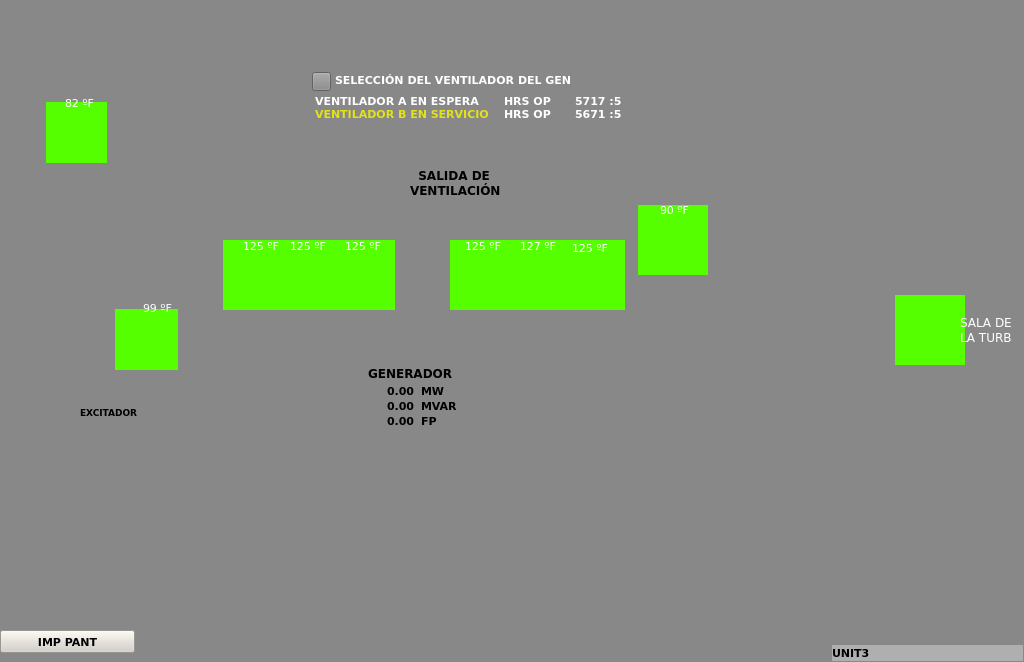
<?xml version="1.0" encoding="UTF-8"?>
<ui version="4.0">
 <class>B11</class>
 <widget class="QWidget" name="B11">
  <property name="geometry">
   <rect>
    <x>0</x>
    <y>0</y>
    <width>1024</width>
    <height>662</height>
   </rect>
  </property>
  <property name="minimumSize">
   <size>
    <width>1024</width>
    <height>662</height>
   </size>
  </property>
  <property name="maximumSize">
   <size>
    <width>1024</width>
    <height>662</height>
   </size>
  </property>
  <property name="windowTitle">
   <string>B11</string>
  </property>
  <property name="styleSheet">
   <string notr="true">background-color: rgb(136, 136, 136);</string>
  </property>
  <widget class="QLabel" name="lbIMGFondo">
   <property name="geometry">
    <rect>
     <x>0</x>
     <y>0</y>
     <width>1024</width>
     <height>662</height>
    </rect>
   </property>
   <property name="text">
    <string/>
   </property>
   <property name="pixmap">
    <pixmap resource="../Resources.qrc">:/Resources/PNG/B11.png</pixmap>
   </property>
   <property name="scaledContents">
    <bool>false</bool>
   </property>
  </widget>
  <widget class="AWMultiObject" name="WAgitadorMOT_1">
   <property name="geometry">
    <rect>
     <x>705</x>
     <y>66</y>
     <width>61</width>
     <height>91</height>
    </rect>
   </property>
   <property name="ElementType">
    <enum>AWMultiObject::AGITADOR</enum>
   </property>
   <property name="OffColor">
    <enum>AWMultiObject::Green</enum>
   </property>
  </widget>
  <widget class="AWMultiObject" name="WAgitadorMOT_2">
   <property name="geometry">
    <rect>
     <x>775</x>
     <y>66</y>
     <width>61</width>
     <height>91</height>
    </rect>
   </property>
   <property name="ElementType">
    <enum>AWMultiObject::AGITADOR</enum>
   </property>
   <property name="OffColor">
    <enum>AWMultiObject::Green</enum>
   </property>
  </widget>
  <widget class="AWAnalogicLevel" name="WMarco">
   <property name="geometry">
    <rect>
     <x>305</x>
     <y>70</y>
     <width>331</width>
     <height>58</height>
    </rect>
   </property>
  </widget>
  <widget class="AInstrumentIndicator" name="WIndicatorTE_24">
   <property name="geometry">
    <rect>
     <x>325</x>
     <y>240</y>
     <width>70</width>
     <height>70</height>
    </rect>
   </property>
   <property name="styleSheet">
    <string notr="true">background-color: rgb(85, 255, 0);</string>
   </property>
   <property name="Orientation">
    <enum>AWMultEstateWidget::Degree90</enum>
   </property>
   <property name="UpLabel" stdset="0">
    <string>TE</string>
   </property>
   <property name="DownLabel" stdset="0">
    <string>64 24</string>
   </property>
   <property name="LineAngle" stdset="0">
    <double>0.000000000000000</double>
   </property>
   <property name="Value" stdset="0">
    <number>2</number>
   </property>
  </widget>
  <widget class="AInstrumentIndicator" name="WIndicatorTE_23">
   <property name="geometry">
    <rect>
     <x>450</x>
     <y>240</y>
     <width>70</width>
     <height>70</height>
    </rect>
   </property>
   <property name="styleSheet">
    <string notr="true">background-color: rgb(85, 255, 0);</string>
   </property>
   <property name="Orientation">
    <enum>AWMultEstateWidget::Degree90</enum>
   </property>
   <property name="UpLabel" stdset="0">
    <string>TE</string>
   </property>
   <property name="DownLabel" stdset="0">
    <string>64 23</string>
   </property>
   <property name="LineAngle" stdset="0">
    <double>0.000000000000000</double>
   </property>
   <property name="Value" stdset="0">
    <number>2</number>
   </property>
  </widget>
  <widget class="AInstrumentIndicator" name="WIndicatorTE_22">
   <property name="geometry">
    <rect>
     <x>500</x>
     <y>240</y>
     <width>70</width>
     <height>70</height>
    </rect>
   </property>
   <property name="styleSheet">
    <string notr="true">background-color: rgb(85, 255, 0);</string>
   </property>
   <property name="Orientation">
    <enum>AWMultEstateWidget::Degree90</enum>
   </property>
   <property name="UpLabel" stdset="0">
    <string>TE</string>
   </property>
   <property name="DownLabel" stdset="0">
    <string>64 22</string>
   </property>
   <property name="LineAngle" stdset="0">
    <double>0.000000000000000</double>
   </property>
   <property name="Value" stdset="0">
    <number>2</number>
   </property>
  </widget>
  <widget class="AInstrumentIndicator" name="WIndicatorTE_21">
   <property name="geometry">
    <rect>
     <x>555</x>
     <y>240</y>
     <width>70</width>
     <height>70</height>
    </rect>
   </property>
   <property name="styleSheet">
    <string notr="true">background-color: rgb(85, 255, 0);</string>
   </property>
   <property name="Orientation">
    <enum>AWMultEstateWidget::Degree90</enum>
   </property>
   <property name="UpLabel" stdset="0">
    <string>TE</string>
   </property>
   <property name="DownLabel" stdset="0">
    <string>64 21</string>
   </property>
   <property name="LineAngle" stdset="0">
    <double>0.000000000000000</double>
   </property>
   <property name="Value" stdset="0">
    <number>2</number>
   </property>
  </widget>
  <widget class="AInstrumentIndicator" name="WIndicatorTE_25">
   <property name="geometry">
    <rect>
     <x>274</x>
     <y>240</y>
     <width>70</width>
     <height>70</height>
    </rect>
   </property>
   <property name="styleSheet">
    <string notr="true">background-color: rgb(85, 255, 0);</string>
   </property>
   <property name="Orientation">
    <enum>AWMultEstateWidget::Degree90</enum>
   </property>
   <property name="UpLabel" stdset="0">
    <string>TE</string>
   </property>
   <property name="DownLabel" stdset="0">
    <string>64 25</string>
   </property>
   <property name="LineAngle" stdset="0">
    <double>0.000000000000000</double>
   </property>
   <property name="Value" stdset="0">
    <number>2</number>
   </property>
  </widget>
  <widget class="AInstrumentIndicator" name="WIndicatorTE_26">
   <property name="geometry">
    <rect>
     <x>223</x>
     <y>240</y>
     <width>70</width>
     <height>70</height>
    </rect>
   </property>
   <property name="styleSheet">
    <string notr="true">background-color: rgb(85, 255, 0);</string>
   </property>
   <property name="Orientation">
    <enum>AWMultEstateWidget::Degree90</enum>
   </property>
   <property name="UpLabel" stdset="0">
    <string>TE</string>
   </property>
   <property name="DownLabel" stdset="0">
    <string>64 26</string>
   </property>
   <property name="LineAngle" stdset="0">
    <double>0.000000000000000</double>
   </property>
   <property name="Value" stdset="0">
    <number>2</number>
   </property>
  </widget>
  <widget class="AInstrumentIndicator" name="WIndicatorTE_30">
   <property name="geometry">
    <rect>
     <x>638</x>
     <y>205</y>
     <width>70</width>
     <height>70</height>
    </rect>
   </property>
   <property name="styleSheet">
    <string notr="true">background-color: rgb(85, 255, 0);</string>
   </property>
   <property name="Orientation">
    <enum>AWMultEstateWidget::Degree180</enum>
   </property>
   <property name="UpLabel" stdset="0">
    <string>TE</string>
   </property>
   <property name="DownLabel" stdset="0">
    <string>64 30</string>
   </property>
   <property name="LineAngle" stdset="0">
    <double>0.000000000000000</double>
   </property>
   <property name="Value" stdset="0">
    <number>2</number>
   </property>
  </widget>
  <widget class="AInstrumentIndicator" name="WIndicadorMOT_13">
   <property name="geometry">
    <rect>
     <x>640</x>
     <y>75</y>
     <width>71</width>
     <height>61</height>
    </rect>
   </property>
   <property name="UpLabel" stdset="0">
    <string>MOT</string>
   </property>
   <property name="DownLabel" stdset="0">
    <string>64 13</string>
   </property>
   <property name="Value" stdset="0">
    <number>3</number>
   </property>
  </widget>
  <widget class="AInstrumentIndicator" name="WIndicadorMOT_16">
   <property name="geometry">
    <rect>
     <x>825</x>
     <y>74</y>
     <width>71</width>
     <height>61</height>
    </rect>
   </property>
   <property name="Orientation">
    <enum>AWMultEstateWidget::Degree180</enum>
   </property>
   <property name="UpLabel" stdset="0">
    <string>MOT</string>
   </property>
   <property name="DownLabel" stdset="0">
    <string>64 16</string>
   </property>
   <property name="Value" stdset="0">
    <number>3</number>
   </property>
  </widget>
  <widget class="AInstrumentIndicator" name="WIndicadorFSL_10">
   <property name="geometry">
    <rect>
     <x>825</x>
     <y>118</y>
     <width>71</width>
     <height>61</height>
    </rect>
   </property>
   <property name="Orientation">
    <enum>AWMultEstateWidget::Degree180</enum>
   </property>
   <property name="UpLabel" stdset="0">
    <string>FSL</string>
   </property>
   <property name="DownLabel" stdset="0">
    <string>64 10</string>
   </property>
   <property name="Value" stdset="0">
    <number>2</number>
   </property>
  </widget>
  <widget class="AInstrumentIndicator" name="WIndicadorFSL_09">
   <property name="geometry">
    <rect>
     <x>640</x>
     <y>118</y>
     <width>71</width>
     <height>61</height>
    </rect>
   </property>
   <property name="Orientation">
    <enum>AWMultEstateWidget::Degree0</enum>
   </property>
   <property name="UpLabel" stdset="0">
    <string>FSL</string>
   </property>
   <property name="DownLabel" stdset="0">
    <string>6409</string>
   </property>
   <property name="Value" stdset="0">
    <number>2</number>
   </property>
  </widget>
  <widget class="QPushButton" name="btnVenGEN">
   <property name="geometry">
    <rect>
     <x>312</x>
     <y>72</y>
     <width>19</width>
     <height>19</height>
    </rect>
   </property>
   <property name="text">
    <string/>
   </property>
  </widget>
  <widget class="QLabel" name="lbVenGEN">
   <property name="geometry">
    <rect>
     <x>335</x>
     <y>72</y>
     <width>270</width>
     <height>17</height>
    </rect>
   </property>
   <property name="font">
    <font>
     <family>Verdana</family>
     <pointsize>8</pointsize>
     <weight>75</weight>
     <bold>true</bold>
    </font>
   </property>
   <property name="styleSheet">
    <string notr="true">color: rgb(255, 255, 255);
background-color: rgba(255, 255, 255, 0);</string>
   </property>
   <property name="text">
    <string>&lt;!DOCTYPE HTML PUBLIC &quot;-//W3C//DTD HTML 4.0//EN&quot; &quot;http://www.w3.org/TR/REC-html40/strict.dtd&quot;&gt;
&lt;html&gt;&lt;head&gt;&lt;meta name=&quot;qrichtext&quot; content=&quot;1&quot; /&gt;&lt;style type=&quot;text/css&quot;&gt;
p, li { white-space: pre-wrap; }
&lt;/style&gt;&lt;/head&gt;&lt;body style=&quot; font-family:'Verdana'; font-size:8pt; font-weight:600; font-style:normal;&quot;&gt;
&lt;p style=&quot; margin-top:0px; margin-bottom:0px; margin-left:0px; margin-right:0px; -qt-block-indent:0; text-indent:0px;&quot;&gt;&lt;span style=&quot; color:#ffffff;&quot;&gt;SELECCIÓN DEL VENTILADOR DEL GEN&lt;/span&gt;&lt;/p&gt;&lt;/body&gt;&lt;/html&gt;</string>
   </property>
  </widget>
  <widget class="QLabel" name="lbVenESP_1">
   <property name="geometry">
    <rect>
     <x>315</x>
     <y>93</y>
     <width>175</width>
     <height>17</height>
    </rect>
   </property>
   <property name="font">
    <font>
     <family>Verdana</family>
     <pointsize>8</pointsize>
     <weight>75</weight>
     <bold>true</bold>
    </font>
   </property>
   <property name="styleSheet">
    <string notr="true">color: rgba(0, 0, 0, 0);
background-color: rgba(255, 255, 255, 0);</string>
   </property>
   <property name="text">
    <string>&lt;!DOCTYPE HTML PUBLIC &quot;-//W3C//DTD HTML 4.0//EN&quot; &quot;http://www.w3.org/TR/REC-html40/strict.dtd&quot;&gt;
&lt;html&gt;&lt;head&gt;&lt;meta name=&quot;qrichtext&quot; content=&quot;1&quot; /&gt;&lt;style type=&quot;text/css&quot;&gt;
p, li { white-space: pre-wrap; }
&lt;/style&gt;&lt;/head&gt;&lt;body style=&quot; font-family:'Verdana'; font-size:8pt; font-weight:600; font-style:normal;&quot;&gt;
&lt;p style=&quot; margin-top:0px; margin-bottom:0px; margin-left:0px; margin-right:0px; -qt-block-indent:0; text-indent:0px;&quot;&gt;&lt;span style=&quot; color:#ffffff;&quot;&gt;VENTILADOR A EN ESPERA&lt;/span&gt;&lt;/p&gt;&lt;/body&gt;&lt;/html&gt;</string>
   </property>
  </widget>
  <widget class="QLabel" name="lbVenSER_1">
   <property name="geometry">
    <rect>
     <x>315</x>
     <y>106</y>
     <width>181</width>
     <height>17</height>
    </rect>
   </property>
   <property name="font">
    <font>
     <family>Verdana</family>
     <pointsize>8</pointsize>
     <weight>75</weight>
     <bold>true</bold>
    </font>
   </property>
   <property name="styleSheet">
    <string notr="true">background-color: rgba(255, 255, 255, 0);</string>
   </property>
   <property name="text">
    <string>&lt;!DOCTYPE HTML PUBLIC &quot;-//W3C//DTD HTML 4.0//EN&quot; &quot;http://www.w3.org/TR/REC-html40/strict.dtd&quot;&gt;
&lt;html&gt;&lt;head&gt;&lt;meta name=&quot;qrichtext&quot; content=&quot;1&quot; /&gt;&lt;style type=&quot;text/css&quot;&gt;
p, li { white-space: pre-wrap; }
&lt;/style&gt;&lt;/head&gt;&lt;body style=&quot; font-family:'Verdana'; font-size:8pt; font-weight:600; font-style:normal;&quot;&gt;
&lt;p style=&quot; margin-top:0px; margin-bottom:0px; margin-left:0px; margin-right:0px; -qt-block-indent:0; text-indent:0px;&quot;&gt;&lt;span style=&quot; color:#e2e21a;&quot;&gt;VENTILADOR B EN SERVICIO&lt;/span&gt;&lt;/p&gt;&lt;/body&gt;&lt;/html&gt;</string>
   </property>
  </widget>
  <widget class="QLabel" name="lbVen_1">
   <property name="geometry">
    <rect>
     <x>504</x>
     <y>93</y>
     <width>50</width>
     <height>17</height>
    </rect>
   </property>
   <property name="font">
    <font>
     <family>Verdana</family>
     <pointsize>8</pointsize>
     <weight>75</weight>
     <bold>true</bold>
    </font>
   </property>
   <property name="styleSheet">
    <string notr="true">background-color: rgba(255, 255, 255, 0);</string>
   </property>
   <property name="text">
    <string>&lt;!DOCTYPE HTML PUBLIC &quot;-//W3C//DTD HTML 4.0//EN&quot; &quot;http://www.w3.org/TR/REC-html40/strict.dtd&quot;&gt;
&lt;html&gt;&lt;head&gt;&lt;meta name=&quot;qrichtext&quot; content=&quot;1&quot; /&gt;&lt;style type=&quot;text/css&quot;&gt;
p, li { white-space: pre-wrap; }
&lt;/style&gt;&lt;/head&gt;&lt;body style=&quot; font-family:'Verdana'; font-size:8pt; font-weight:600; font-style:normal;&quot;&gt;
&lt;p style=&quot; margin-top:0px; margin-bottom:0px; margin-left:0px; margin-right:0px; -qt-block-indent:0; text-indent:0px;&quot;&gt;&lt;span style=&quot; color:#ffffff;&quot;&gt;HRS OP&lt;/span&gt;&lt;/p&gt;&lt;/body&gt;&lt;/html&gt;</string>
   </property>
  </widget>
  <widget class="QLabel" name="lbSER_1">
   <property name="geometry">
    <rect>
     <x>504</x>
     <y>106</y>
     <width>50</width>
     <height>17</height>
    </rect>
   </property>
   <property name="font">
    <font>
     <family>Verdana</family>
     <pointsize>8</pointsize>
     <weight>75</weight>
     <bold>true</bold>
    </font>
   </property>
   <property name="styleSheet">
    <string notr="true">background-color: rgba(255, 255, 255, 0);</string>
   </property>
   <property name="text">
    <string>&lt;!DOCTYPE HTML PUBLIC &quot;-//W3C//DTD HTML 4.0//EN&quot; &quot;http://www.w3.org/TR/REC-html40/strict.dtd&quot;&gt;
&lt;html&gt;&lt;head&gt;&lt;meta name=&quot;qrichtext&quot; content=&quot;1&quot; /&gt;&lt;style type=&quot;text/css&quot;&gt;
p, li { white-space: pre-wrap; }
&lt;/style&gt;&lt;/head&gt;&lt;body style=&quot; font-family:'Verdana'; font-size:8pt; font-weight:600; font-style:normal;&quot;&gt;
&lt;p style=&quot; margin-top:0px; margin-bottom:0px; margin-left:0px; margin-right:0px; -qt-block-indent:0; text-indent:0px;&quot;&gt;&lt;span style=&quot; color:#ffffff;&quot;&gt;HRS OP&lt;/span&gt;&lt;/p&gt;&lt;/body&gt;&lt;/html&gt;</string>
   </property>
  </widget>
  <widget class="QLabel" name="lbVenU_2">
   <property name="geometry">
    <rect>
     <x>575</x>
     <y>93</y>
     <width>50</width>
     <height>17</height>
    </rect>
   </property>
   <property name="font">
    <font>
     <family>Verdana</family>
     <pointsize>8</pointsize>
     <weight>75</weight>
     <bold>true</bold>
    </font>
   </property>
   <property name="styleSheet">
    <string notr="true">background-color: rgba(255, 255, 255, 0);</string>
   </property>
   <property name="text">
    <string>&lt;!DOCTYPE HTML PUBLIC &quot;-//W3C//DTD HTML 4.0//EN&quot; &quot;http://www.w3.org/TR/REC-html40/strict.dtd&quot;&gt;
&lt;html&gt;&lt;head&gt;&lt;meta name=&quot;qrichtext&quot; content=&quot;1&quot; /&gt;&lt;style type=&quot;text/css&quot;&gt;
p, li { white-space: pre-wrap; }
&lt;/style&gt;&lt;/head&gt;&lt;body style=&quot; font-family:'Verdana'; font-size:8pt; font-weight:600; font-style:normal;&quot;&gt;
&lt;p style=&quot; margin-top:0px; margin-bottom:0px; margin-left:0px; margin-right:0px; -qt-block-indent:0; text-indent:0px;&quot;&gt;&lt;span style=&quot; color:#ffffff;&quot;&gt;5717 :5&lt;/span&gt;&lt;/p&gt;&lt;/body&gt;&lt;/html&gt;</string>
   </property>
  </widget>
  <widget class="QLabel" name="lbSERU_1">
   <property name="geometry">
    <rect>
     <x>575</x>
     <y>106</y>
     <width>55</width>
     <height>17</height>
    </rect>
   </property>
   <property name="font">
    <font>
     <family>Verdana</family>
     <pointsize>8</pointsize>
     <weight>75</weight>
     <bold>true</bold>
    </font>
   </property>
   <property name="styleSheet">
    <string notr="true">background-color: rgba(255, 255, 255, 0);</string>
   </property>
   <property name="text">
    <string>&lt;!DOCTYPE HTML PUBLIC &quot;-//W3C//DTD HTML 4.0//EN&quot; &quot;http://www.w3.org/TR/REC-html40/strict.dtd&quot;&gt;
&lt;html&gt;&lt;head&gt;&lt;meta name=&quot;qrichtext&quot; content=&quot;1&quot; /&gt;&lt;style type=&quot;text/css&quot;&gt;
p, li { white-space: pre-wrap; }
&lt;/style&gt;&lt;/head&gt;&lt;body style=&quot; font-family:'Verdana'; font-size:8pt; font-weight:600; font-style:normal;&quot;&gt;
&lt;p style=&quot; margin-top:0px; margin-bottom:0px; margin-left:0px; margin-right:0px; -qt-block-indent:0; text-indent:0px;&quot;&gt;&lt;span style=&quot; color:#ffffff;&quot;&gt;5671 :5&lt;/span&gt;&lt;/p&gt;&lt;/body&gt;&lt;/html&gt;</string>
   </property>
  </widget>
  <widget class="AInstrumentIndicator" name="WIndicatorPDSL_07">
   <property name="geometry">
    <rect>
     <x>895</x>
     <y>295</y>
     <width>70</width>
     <height>70</height>
    </rect>
   </property>
   <property name="styleSheet">
    <string notr="true">background-color: rgb(85, 255, 0);</string>
   </property>
   <property name="Orientation">
    <enum>AWMultEstateWidget::Degree180</enum>
   </property>
   <property name="UpLabel" stdset="0">
    <string>PDSL</string>
   </property>
   <property name="DownLabel" stdset="0">
    <string>64 07</string>
   </property>
   <property name="LineAngle" stdset="0">
    <double>0.000000000000000</double>
   </property>
   <property name="Value" stdset="0">
    <number>2</number>
   </property>
  </widget>
  <widget class="AInstrumentIndicator" name="WIndicadorHE_50">
   <property name="geometry">
    <rect>
     <x>670</x>
     <y>500</y>
     <width>71</width>
     <height>61</height>
    </rect>
   </property>
   <property name="Orientation">
    <enum>AWMultEstateWidget::Degree180</enum>
   </property>
   <property name="UpLabel" stdset="0">
    <string>HE</string>
   </property>
   <property name="DownLabel" stdset="0">
    <string>64050</string>
   </property>
   <property name="Value" stdset="0">
    <number>3</number>
   </property>
  </widget>
  <widget class="AInstrumentIndicator" name="WIndicadorHE_3">
   <property name="geometry">
    <rect>
     <x>935</x>
     <y>502</y>
     <width>71</width>
     <height>61</height>
    </rect>
   </property>
   <property name="Orientation">
    <enum>AWMultEstateWidget::Degree180</enum>
   </property>
   <property name="UpLabel" stdset="0">
    <string>HE</string>
   </property>
   <property name="DownLabel" stdset="0">
    <string>6892/3</string>
   </property>
   <property name="Value" stdset="0">
    <number>3</number>
   </property>
  </widget>
  <widget class="AInstrumentIndicator" name="WIndicatorTE_31">
   <property name="geometry">
    <rect>
     <x>115</x>
     <y>309</y>
     <width>63</width>
     <height>61</height>
    </rect>
   </property>
   <property name="styleSheet">
    <string notr="true">background-color: rgb(85, 255, 0);</string>
   </property>
   <property name="Orientation">
    <enum>AWMultEstateWidget::Degree0</enum>
   </property>
   <property name="UpLabel" stdset="0">
    <string>TE</string>
   </property>
   <property name="DownLabel" stdset="0">
    <string>6431</string>
   </property>
   <property name="LineAngle" stdset="0">
    <double>0.000000000000000</double>
   </property>
   <property name="Value" stdset="0">
    <number>2</number>
   </property>
  </widget>
  <widget class="AInstrumentIndicator" name="WIndicadorHE_51">
   <property name="geometry">
    <rect>
     <x>18</x>
     <y>403</y>
     <width>71</width>
     <height>61</height>
    </rect>
   </property>
   <property name="UpLabel" stdset="0">
    <string>HE</string>
   </property>
   <property name="DownLabel" stdset="0">
    <string>64051</string>
   </property>
   <property name="Value" stdset="0">
    <number>3</number>
   </property>
  </widget>
  <widget class="AInstrumentIndicator" name="WIndicatorTE_2">
   <property name="geometry">
    <rect>
     <x>46</x>
     <y>102</y>
     <width>61</width>
     <height>61</height>
    </rect>
   </property>
   <property name="styleSheet">
    <string notr="true">background-color: rgb(85, 255, 0);</string>
   </property>
   <property name="Orientation">
    <enum>AWMultEstateWidget::Degree90</enum>
   </property>
   <property name="UpLabel" stdset="0">
    <string>TE</string>
   </property>
   <property name="DownLabel" stdset="0">
    <string>6402</string>
   </property>
   <property name="LineAngle" stdset="0">
    <double>0.000000000000000</double>
   </property>
   <property name="Value" stdset="0">
    <number>2</number>
   </property>
  </widget>
  <widget class="QLabel" name="lbGen_1">
   <property name="geometry">
    <rect>
     <x>387</x>
     <y>383</y>
     <width>31</width>
     <height>16</height>
    </rect>
   </property>
   <property name="font">
    <font>
     <family>Verdana</family>
     <pointsize>8</pointsize>
     <weight>75</weight>
     <bold>true</bold>
    </font>
   </property>
   <property name="styleSheet">
    <string notr="true">background-color: rgb(221, 221, 221,0);</string>
   </property>
   <property name="text">
    <string>0.00</string>
   </property>
  </widget>
  <widget class="QLabel" name="lbGenT">
   <property name="geometry">
    <rect>
     <x>368</x>
     <y>365</y>
     <width>91</width>
     <height>16</height>
    </rect>
   </property>
   <property name="font">
    <font>
     <family>Verdana</family>
     <pointsize>9</pointsize>
     <weight>75</weight>
     <bold>true</bold>
    </font>
   </property>
   <property name="styleSheet">
    <string notr="true">background-color: rgb(221, 221, 0,0);</string>
   </property>
   <property name="text">
    <string>GENERADOR</string>
   </property>
  </widget>
  <widget class="QLabel" name="lbGen_2">
   <property name="geometry">
    <rect>
     <x>387</x>
     <y>398</y>
     <width>31</width>
     <height>16</height>
    </rect>
   </property>
   <property name="font">
    <font>
     <family>Verdana</family>
     <pointsize>8</pointsize>
     <weight>75</weight>
     <bold>true</bold>
    </font>
   </property>
   <property name="styleSheet">
    <string notr="true">background-color: rgb(221, 221, 221,0);</string>
   </property>
   <property name="text">
    <string>0.00</string>
   </property>
  </widget>
  <widget class="QLabel" name="lbGen_3">
   <property name="geometry">
    <rect>
     <x>387</x>
     <y>413</y>
     <width>31</width>
     <height>16</height>
    </rect>
   </property>
   <property name="font">
    <font>
     <family>Verdana</family>
     <pointsize>8</pointsize>
     <weight>75</weight>
     <bold>true</bold>
    </font>
   </property>
   <property name="styleSheet">
    <string notr="true">background-color: rgb(221, 221, 221,0);</string>
   </property>
   <property name="text">
    <string>0.00</string>
   </property>
  </widget>
  <widget class="QLabel" name="lbGenU_1">
   <property name="geometry">
    <rect>
     <x>421</x>
     <y>383</y>
     <width>31</width>
     <height>16</height>
    </rect>
   </property>
   <property name="font">
    <font>
     <family>Verdana</family>
     <pointsize>8</pointsize>
     <weight>75</weight>
     <bold>true</bold>
    </font>
   </property>
   <property name="styleSheet">
    <string notr="true">background-color: rgb(221, 221, 221,0);</string>
   </property>
   <property name="text">
    <string>MW</string>
   </property>
  </widget>
  <widget class="QLabel" name="lbGenU_2">
   <property name="geometry">
    <rect>
     <x>421</x>
     <y>398</y>
     <width>41</width>
     <height>16</height>
    </rect>
   </property>
   <property name="font">
    <font>
     <family>Verdana</family>
     <pointsize>8</pointsize>
     <weight>75</weight>
     <bold>true</bold>
    </font>
   </property>
   <property name="styleSheet">
    <string notr="true">background-color: rgb(221, 221, 221,0);</string>
   </property>
   <property name="text">
    <string>MVAR</string>
   </property>
  </widget>
  <widget class="QLabel" name="lbGenU_3">
   <property name="geometry">
    <rect>
     <x>421</x>
     <y>413</y>
     <width>31</width>
     <height>16</height>
    </rect>
   </property>
   <property name="font">
    <font>
     <family>Verdana</family>
     <pointsize>8</pointsize>
     <weight>75</weight>
     <bold>true</bold>
    </font>
   </property>
   <property name="styleSheet">
    <string notr="true">background-color: rgb(221, 221, 221,0);</string>
   </property>
   <property name="text">
    <string>FP</string>
   </property>
  </widget>
  <widget class="AWMultiObject" name="WResorte">
   <property name="geometry">
    <rect>
     <x>562</x>
     <y>500</y>
     <width>81</width>
     <height>61</height>
    </rect>
   </property>
   <property name="ElementType">
    <enum>AWMultiObject::SPRING</enum>
   </property>
  </widget>
  <widget class="AWMultiObject" name="WResorte_2">
   <property name="geometry">
    <rect>
     <x>98</x>
     <y>424</y>
     <width>30</width>
     <height>21</height>
    </rect>
   </property>
   <property name="ElementType">
    <enum>AWMultiObject::SPRING</enum>
   </property>
  </widget>
  <widget class="QLabel" name="lbGenT_2">
   <property name="geometry">
    <rect>
     <x>410</x>
     <y>168</y>
     <width>101</width>
     <height>31</height>
    </rect>
   </property>
   <property name="font">
    <font>
     <family>Verdana</family>
     <pointsize>9</pointsize>
     <weight>75</weight>
     <bold>true</bold>
    </font>
   </property>
   <property name="styleSheet">
    <string notr="true">background-color: rgb(221, 221, 221);
background-color: rgba(255, 255, 255, 0);</string>
   </property>
   <property name="text">
    <string>&lt;!DOCTYPE HTML PUBLIC &quot;-//W3C//DTD HTML 4.0//EN&quot; &quot;http://www.w3.org/TR/REC-html40/strict.dtd&quot;&gt;
&lt;html&gt;&lt;head&gt;&lt;meta name=&quot;qrichtext&quot; content=&quot;1&quot; /&gt;&lt;style type=&quot;text/css&quot;&gt;
p, li { white-space: pre-wrap; }
&lt;/style&gt;&lt;/head&gt;&lt;body style=&quot; font-family:'Verdana'; font-size:9pt; font-weight:600; font-style:normal;&quot;&gt;
&lt;p style=&quot; margin-top:0px; margin-bottom:0px; margin-left:0px; margin-right:0px; -qt-block-indent:0; text-indent:0px;&quot;&gt;  SALIDA DE &lt;/p&gt;
&lt;p style=&quot; margin-top:0px; margin-bottom:0px; margin-left:0px; margin-right:0px; -qt-block-indent:0; text-indent:0px;&quot;&gt;VENTILACIÓN&lt;/p&gt;&lt;/body&gt;&lt;/html&gt;</string>
   </property>
  </widget>
  <widget class="AWMultiObject" name="WResorte_3">
   <property name="geometry">
    <rect>
     <x>824</x>
     <y>505</y>
     <width>101</width>
     <height>51</height>
    </rect>
   </property>
   <property name="ElementType">
    <enum>AWMultiObject::SPRING</enum>
   </property>
  </widget>
  <widget class="QLabel" name="lbTem_1">
   <property name="geometry">
    <rect>
     <x>143</x>
     <y>300</y>
     <width>31</width>
     <height>16</height>
    </rect>
   </property>
   <property name="font">
    <font>
     <family>Verdana</family>
     <pointsize>8</pointsize>
    </font>
   </property>
   <property name="styleSheet">
    <string notr="true">background-color: rgba(255, 255, 255, 0);</string>
   </property>
   <property name="text">
    <string>&lt;!DOCTYPE HTML PUBLIC &quot;-//W3C//DTD HTML 4.0//EN&quot; &quot;http://www.w3.org/TR/REC-html40/strict.dtd&quot;&gt;
&lt;html&gt;&lt;head&gt;&lt;meta name=&quot;qrichtext&quot; content=&quot;1&quot; /&gt;&lt;style type=&quot;text/css&quot;&gt;
p, li { white-space: pre-wrap; }
&lt;/style&gt;&lt;/head&gt;&lt;body style=&quot; font-family:'Verdana'; font-size:8pt; font-weight:400; font-style:normal;&quot;&gt;
&lt;p style=&quot; margin-top:0px; margin-bottom:0px; margin-left:0px; margin-right:0px; -qt-block-indent:0; text-indent:0px;&quot;&gt;&lt;span style=&quot; color:#ffffff;&quot;&gt;99 ºF&lt;/span&gt;&lt;/p&gt;&lt;/body&gt;&lt;/html&gt;</string>
   </property>
  </widget>
  <widget class="QLabel" name="lbTem_2">
   <property name="geometry">
    <rect>
     <x>243</x>
     <y>238</y>
     <width>41</width>
     <height>16</height>
    </rect>
   </property>
   <property name="font">
    <font>
     <family>Verdana</family>
     <pointsize>8</pointsize>
    </font>
   </property>
   <property name="styleSheet">
    <string notr="true">background-color: rgba(255, 255, 255, 0);</string>
   </property>
   <property name="text">
    <string>&lt;!DOCTYPE HTML PUBLIC &quot;-//W3C//DTD HTML 4.0//EN&quot; &quot;http://www.w3.org/TR/REC-html40/strict.dtd&quot;&gt;
&lt;html&gt;&lt;head&gt;&lt;meta name=&quot;qrichtext&quot; content=&quot;1&quot; /&gt;&lt;style type=&quot;text/css&quot;&gt;
p, li { white-space: pre-wrap; }
&lt;/style&gt;&lt;/head&gt;&lt;body style=&quot; font-family:'Verdana'; font-size:8pt; font-weight:400; font-style:normal;&quot;&gt;
&lt;p style=&quot; margin-top:0px; margin-bottom:0px; margin-left:0px; margin-right:0px; -qt-block-indent:0; text-indent:0px;&quot;&gt;&lt;span style=&quot; color:#ffffff;&quot;&gt;125 ºF&lt;/span&gt;&lt;/p&gt;&lt;/body&gt;&lt;/html&gt;</string>
   </property>
  </widget>
  <widget class="QLabel" name="lbTem_3">
   <property name="geometry">
    <rect>
     <x>290</x>
     <y>238</y>
     <width>41</width>
     <height>16</height>
    </rect>
   </property>
   <property name="font">
    <font>
     <family>Verdana</family>
     <pointsize>8</pointsize>
    </font>
   </property>
   <property name="styleSheet">
    <string notr="true">background-color: rgba(255, 255, 255, 0);</string>
   </property>
   <property name="text">
    <string>&lt;!DOCTYPE HTML PUBLIC &quot;-//W3C//DTD HTML 4.0//EN&quot; &quot;http://www.w3.org/TR/REC-html40/strict.dtd&quot;&gt;
&lt;html&gt;&lt;head&gt;&lt;meta name=&quot;qrichtext&quot; content=&quot;1&quot; /&gt;&lt;style type=&quot;text/css&quot;&gt;
p, li { white-space: pre-wrap; }
&lt;/style&gt;&lt;/head&gt;&lt;body style=&quot; font-family:'Verdana'; font-size:8pt; font-weight:400; font-style:normal;&quot;&gt;
&lt;p style=&quot; margin-top:0px; margin-bottom:0px; margin-left:0px; margin-right:0px; -qt-block-indent:0; text-indent:0px;&quot;&gt;&lt;span style=&quot; color:#ffffff;&quot;&gt;125 ºF&lt;/span&gt;&lt;/p&gt;&lt;/body&gt;&lt;/html&gt;</string>
   </property>
  </widget>
  <widget class="QLabel" name="lbTem_4">
   <property name="geometry">
    <rect>
     <x>345</x>
     <y>238</y>
     <width>41</width>
     <height>16</height>
    </rect>
   </property>
   <property name="font">
    <font>
     <family>Verdana</family>
     <pointsize>8</pointsize>
    </font>
   </property>
   <property name="styleSheet">
    <string notr="true">background-color: rgba(255, 255, 255, 0);</string>
   </property>
   <property name="text">
    <string>&lt;!DOCTYPE HTML PUBLIC &quot;-//W3C//DTD HTML 4.0//EN&quot; &quot;http://www.w3.org/TR/REC-html40/strict.dtd&quot;&gt;
&lt;html&gt;&lt;head&gt;&lt;meta name=&quot;qrichtext&quot; content=&quot;1&quot; /&gt;&lt;style type=&quot;text/css&quot;&gt;
p, li { white-space: pre-wrap; }
&lt;/style&gt;&lt;/head&gt;&lt;body style=&quot; font-family:'Verdana'; font-size:8pt; font-weight:400; font-style:normal;&quot;&gt;
&lt;p style=&quot; margin-top:0px; margin-bottom:0px; margin-left:0px; margin-right:0px; -qt-block-indent:0; text-indent:0px;&quot;&gt;&lt;span style=&quot; color:#ffffff;&quot;&gt;125 ºF&lt;/span&gt;&lt;/p&gt;&lt;/body&gt;&lt;/html&gt;</string>
   </property>
  </widget>
  <widget class="QLabel" name="lbTem_5">
   <property name="geometry">
    <rect>
     <x>465</x>
     <y>238</y>
     <width>41</width>
     <height>16</height>
    </rect>
   </property>
   <property name="font">
    <font>
     <family>Verdana</family>
     <pointsize>8</pointsize>
    </font>
   </property>
   <property name="styleSheet">
    <string notr="true">background-color: rgba(255, 255, 255, 0);</string>
   </property>
   <property name="text">
    <string>&lt;!DOCTYPE HTML PUBLIC &quot;-//W3C//DTD HTML 4.0//EN&quot; &quot;http://www.w3.org/TR/REC-html40/strict.dtd&quot;&gt;
&lt;html&gt;&lt;head&gt;&lt;meta name=&quot;qrichtext&quot; content=&quot;1&quot; /&gt;&lt;style type=&quot;text/css&quot;&gt;
p, li { white-space: pre-wrap; }
&lt;/style&gt;&lt;/head&gt;&lt;body style=&quot; font-family:'Verdana'; font-size:8pt; font-weight:400; font-style:normal;&quot;&gt;
&lt;p style=&quot; margin-top:0px; margin-bottom:0px; margin-left:0px; margin-right:0px; -qt-block-indent:0; text-indent:0px;&quot;&gt;&lt;span style=&quot; color:#ffffff;&quot;&gt;125 ºF&lt;/span&gt;&lt;/p&gt;&lt;/body&gt;&lt;/html&gt;</string>
   </property>
  </widget>
  <widget class="QLabel" name="lbTem_6">
   <property name="geometry">
    <rect>
     <x>520</x>
     <y>238</y>
     <width>41</width>
     <height>16</height>
    </rect>
   </property>
   <property name="font">
    <font>
     <family>Verdana</family>
     <pointsize>8</pointsize>
    </font>
   </property>
   <property name="styleSheet">
    <string notr="true">background-color: rgba(255, 255, 255, 0);</string>
   </property>
   <property name="text">
    <string>&lt;!DOCTYPE HTML PUBLIC &quot;-//W3C//DTD HTML 4.0//EN&quot; &quot;http://www.w3.org/TR/REC-html40/strict.dtd&quot;&gt;
&lt;html&gt;&lt;head&gt;&lt;meta name=&quot;qrichtext&quot; content=&quot;1&quot; /&gt;&lt;style type=&quot;text/css&quot;&gt;
p, li { white-space: pre-wrap; }
&lt;/style&gt;&lt;/head&gt;&lt;body style=&quot; font-family:'Verdana'; font-size:8pt; font-weight:400; font-style:normal;&quot;&gt;
&lt;p style=&quot; margin-top:0px; margin-bottom:0px; margin-left:0px; margin-right:0px; -qt-block-indent:0; text-indent:0px;&quot;&gt;&lt;span style=&quot; color:#ffffff;&quot;&gt;127 ºF&lt;/span&gt;&lt;/p&gt;&lt;/body&gt;&lt;/html&gt;</string>
   </property>
  </widget>
  <widget class="QLabel" name="lbTem_7">
   <property name="geometry">
    <rect>
     <x>572</x>
     <y>240</y>
     <width>41</width>
     <height>16</height>
    </rect>
   </property>
   <property name="font">
    <font>
     <family>Verdana</family>
     <pointsize>8</pointsize>
    </font>
   </property>
   <property name="styleSheet">
    <string notr="true">background-color: rgba(255, 255, 255, 0);</string>
   </property>
   <property name="text">
    <string>&lt;!DOCTYPE HTML PUBLIC &quot;-//W3C//DTD HTML 4.0//EN&quot; &quot;http://www.w3.org/TR/REC-html40/strict.dtd&quot;&gt;
&lt;html&gt;&lt;head&gt;&lt;meta name=&quot;qrichtext&quot; content=&quot;1&quot; /&gt;&lt;style type=&quot;text/css&quot;&gt;
p, li { white-space: pre-wrap; }
&lt;/style&gt;&lt;/head&gt;&lt;body style=&quot; font-family:'Verdana'; font-size:8pt; font-weight:400; font-style:normal;&quot;&gt;
&lt;p style=&quot; margin-top:0px; margin-bottom:0px; margin-left:0px; margin-right:0px; -qt-block-indent:0; text-indent:0px;&quot;&gt;&lt;span style=&quot; color:#ffffff;&quot;&gt;125 ºF&lt;/span&gt;&lt;/p&gt;&lt;/body&gt;&lt;/html&gt;</string>
   </property>
  </widget>
  <widget class="QLabel" name="lbTem_8">
   <property name="geometry">
    <rect>
     <x>660</x>
     <y>202</y>
     <width>31</width>
     <height>16</height>
    </rect>
   </property>
   <property name="font">
    <font>
     <family>Verdana</family>
     <pointsize>8</pointsize>
    </font>
   </property>
   <property name="styleSheet">
    <string notr="true">background-color: rgba(255, 255, 255, 0);</string>
   </property>
   <property name="text">
    <string>&lt;!DOCTYPE HTML PUBLIC &quot;-//W3C//DTD HTML 4.0//EN&quot; &quot;http://www.w3.org/TR/REC-html40/strict.dtd&quot;&gt;
&lt;html&gt;&lt;head&gt;&lt;meta name=&quot;qrichtext&quot; content=&quot;1&quot; /&gt;&lt;style type=&quot;text/css&quot;&gt;
p, li { white-space: pre-wrap; }
&lt;/style&gt;&lt;/head&gt;&lt;body style=&quot; font-family:'Verdana'; font-size:8pt; font-weight:400; font-style:normal;&quot;&gt;
&lt;p style=&quot; margin-top:0px; margin-bottom:0px; margin-left:0px; margin-right:0px; -qt-block-indent:0; text-indent:0px;&quot;&gt;&lt;span style=&quot; color:#ffffff;&quot;&gt;90 ºF&lt;/span&gt;&lt;/p&gt;&lt;/body&gt;&lt;/html&gt;</string>
   </property>
  </widget>
  <widget class="QLabel" name="lbTem_9">
   <property name="geometry">
    <rect>
     <x>65</x>
     <y>95</y>
     <width>31</width>
     <height>16</height>
    </rect>
   </property>
   <property name="font">
    <font>
     <family>Verdana</family>
     <pointsize>8</pointsize>
    </font>
   </property>
   <property name="styleSheet">
    <string notr="true">background-color: rgba(255, 255, 255, 0);</string>
   </property>
   <property name="text">
    <string>&lt;!DOCTYPE HTML PUBLIC &quot;-//W3C//DTD HTML 4.0//EN&quot; &quot;http://www.w3.org/TR/REC-html40/strict.dtd&quot;&gt;
&lt;html&gt;&lt;head&gt;&lt;meta name=&quot;qrichtext&quot; content=&quot;1&quot; /&gt;&lt;style type=&quot;text/css&quot;&gt;
p, li { white-space: pre-wrap; }
&lt;/style&gt;&lt;/head&gt;&lt;body style=&quot; font-family:'Verdana'; font-size:8pt; font-weight:400; font-style:normal;&quot;&gt;
&lt;p style=&quot; margin-top:0px; margin-bottom:0px; margin-left:0px; margin-right:0px; -qt-block-indent:0; text-indent:0px;&quot;&gt;&lt;span style=&quot; color:#ffffff;&quot;&gt;82 ºF&lt;/span&gt;&lt;/p&gt;&lt;/body&gt;&lt;/html&gt;</string>
   </property>
  </widget>
  <widget class="QLabel" name="lbTem_10">
   <property name="geometry">
    <rect>
     <x>960</x>
     <y>300</y>
     <width>81</width>
     <height>61</height>
    </rect>
   </property>
   <property name="font">
    <font>
     <family>Verdana</family>
     <pointsize>8</pointsize>
    </font>
   </property>
   <property name="styleSheet">
    <string notr="true">background-color: rgba(255, 255, 255, 0);</string>
   </property>
   <property name="text">
    <string>&lt;!DOCTYPE HTML PUBLIC &quot;-//W3C//DTD HTML 4.0//EN&quot; &quot;http://www.w3.org/TR/REC-html40/strict.dtd&quot;&gt;
&lt;html&gt;&lt;head&gt;&lt;meta name=&quot;qrichtext&quot; content=&quot;1&quot; /&gt;&lt;style type=&quot;text/css&quot;&gt;
p, li { white-space: pre-wrap; }
&lt;/style&gt;&lt;/head&gt;&lt;body style=&quot; font-family:'Verdana'; font-size:8pt; font-weight:400; font-style:normal;&quot;&gt;
&lt;p style=&quot; margin-top:0px; margin-bottom:0px; margin-left:0px; margin-right:0px; -qt-block-indent:0; text-indent:0px;&quot;&gt;&lt;span style=&quot; font-size:9pt; color:#ffffff;&quot;&gt;SALA DE&lt;/span&gt;&lt;/p&gt;
&lt;p style=&quot; margin-top:0px; margin-bottom:0px; margin-left:0px; margin-right:0px; -qt-block-indent:0; text-indent:0px;&quot;&gt;&lt;span style=&quot; font-size:9pt; color:#ffffff;&quot;&gt;LA TURB&lt;/span&gt;&lt;/p&gt;&lt;/body&gt;&lt;/html&gt;</string>
   </property>
  </widget>
  <widget class="QPushButton" name="btnImpPANT">
   <property name="geometry">
    <rect>
     <x>0</x>
     <y>630</y>
     <width>135</width>
     <height>23</height>
    </rect>
   </property>
   <property name="font">
    <font>
     <family>Verdana</family>
     <pointsize>8</pointsize>
     <weight>75</weight>
     <bold>true</bold>
    </font>
   </property>
   <property name="styleSheet">
    <string notr="true">background-color: rgb(212, 208, 200);</string>
   </property>
   <property name="text">
    <string>IMP PANT</string>
   </property>
  </widget>
  <widget class="QLabel" name="lbUniT3">
   <property name="geometry">
    <rect>
     <x>832</x>
     <y>645</y>
     <width>191</width>
     <height>16</height>
    </rect>
   </property>
   <property name="font">
    <font>
     <family>Verdana</family>
     <pointsize>8</pointsize>
     <weight>75</weight>
     <bold>true</bold>
    </font>
   </property>
   <property name="styleSheet">
    <string notr="true">background-color: rgb(175, 175, 175);</string>
   </property>
   <property name="text">
    <string>UNIT3</string>
   </property>
  </widget>
  <widget class="QLabel" name="lbGenT_3">
   <property name="geometry">
    <rect>
     <x>80</x>
     <y>405</y>
     <width>65</width>
     <height>16</height>
    </rect>
   </property>
   <property name="font">
    <font>
     <family>Verdana</family>
     <pointsize>7</pointsize>
     <weight>75</weight>
     <bold>true</bold>
    </font>
   </property>
   <property name="styleSheet">
    <string notr="true">background-color: rgb(221, 221, 0,0);</string>
   </property>
   <property name="text">
    <string>EXCITADOR</string>
   </property>
  </widget>
 </widget>
 <layoutdefault spacing="6" margin="11"/>
 <customwidgets>
  <customwidget>
   <class>AInstrumentIndicator</class>
   <extends>QWidget</extends>
   <header>ainstrumentindicator.h</header>
  </customwidget>
  <customwidget>
   <class>AWMultiObject</class>
   <extends>QWidget</extends>
   <header>awmultiobject.h</header>
  </customwidget>
  <customwidget>
   <class>AWAnalogicLevel</class>
   <extends>QWidget</extends>
   <header>awanalogiclevel.h</header>
  </customwidget>
 </customwidgets>
 <resources>
  <include location="../Resources.qrc"/>
 </resources>
 <connections/>
</ui>
